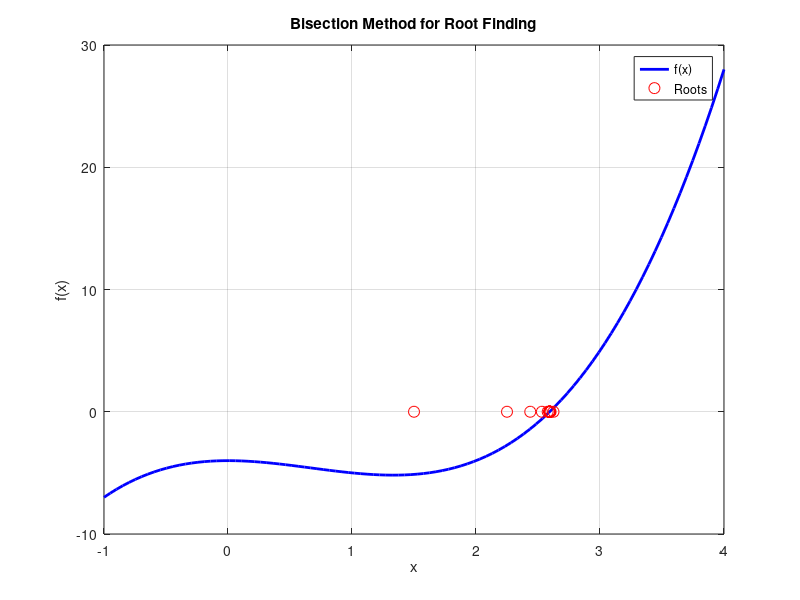

MATLAB code to generate this figure:
% Define the function you want to find the root of (e.g., x^3 - 2x^2 - 4)
f = @(x) x^3 - 2*x^2 - 4;

% Define the interval [a, b] where you expect the root to be
a = 0;
b = 3;

% Specify the desired tolerance (accuracy) for the root
tolerance = 1e-6;

% Initialize variables for storing roots and iterations
roots = [];
iterations = [];

% Start the Bisection method
while (b - a) >= tolerance
    c = (a + b) / 2;  % Calculate the midpoint
    roots = [roots; c];  % Store the root of this iteration
    iterations = [iterations; length(roots)];  % Store the iteration number
    
    if f(c) == 0
        break;  % The root is found
    elseif f(a) * f(c) < 0
        b = c;  % Update the interval [a, b]
    else
        a = c;  % Update the interval [a, b]
    end
end

% Display the final root and number of iterations
fprintf('Approximate root: %.6f\n', c);
fprintf('Number of iterations: %d\n', length(roots));

% Create a vector of x values for plotting
x = linspace(-1, 4, 100);  % Adjust the range as needed

% Evaluate the function values at the x values
y = arrayfun(f, x);

% Plot the equation and the roots
figure;
plot(x, y, 'b-', 'LineWidth', 2);
hold on;
plot(roots, zeros(size(roots)), 'ro', 'MarkerSize', 8);
title('Bisection Method for Root Finding');
xlabel('x');
ylabel('f(x)');
legend('f(x)', 'Roots');
grid on;

